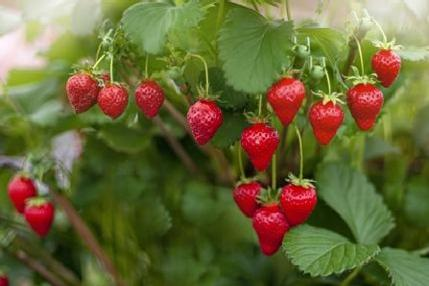
#> input picture Segmenting_Based_on_Color/images/strawberryPlant.jpg, 429 x 286 px
$ jupyter execute Example_1.ipynb
#> lines starting #> are read from the running program, lines starting #| are printed output that depends on the picture; after the words box and inside, x2 and y2 are one past the last pixel; in counts of white or black regions, pixels touching at a corner belong together
# Segmenting Ripe Strawberries by Thresholding the Red and Green Color Planes

[cell 1]
import cv2
import matplotlib.pyplot as plt

[cell 2]
strawberry = cv2.imread("./images/strawberryPlant.jpg")
#> strawberry is the input picture: shape (286, 429, 3); mean B, G, R 55.7, 104.3, 105.7
strawberry = cv2.cvtColor(strawberry, cv2.COLOR_BGR2RGB)
red, green, blue = cv2.split(strawberry)
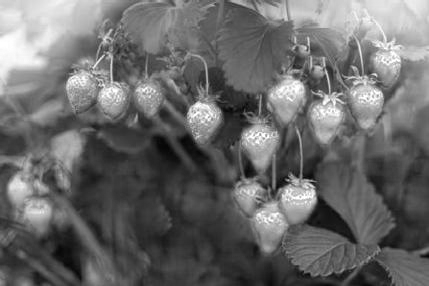
#> red: shape (286, 429); min 5, max 255, mean 105.7
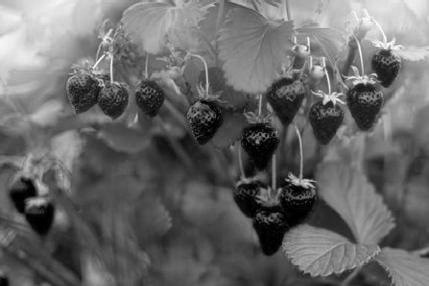
#> green: shape (286, 429); min 0, max 255, mean 104.3
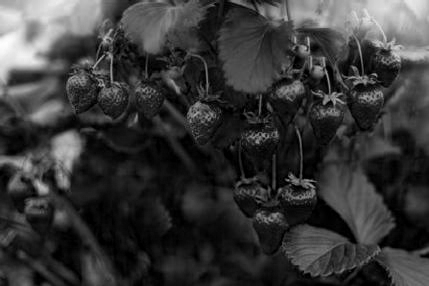
#> blue: shape (286, 429); min 0, max 254, mean 55.7

plt.imshow(strawberry)
plt.axis("off")
plt.show()

Extract individual color planes by cv2.split().

[cell 3]
red, green, blue = cv2.split(strawberry)

fig, axs = plt.subplots(1, 3, figsize=(15, 15))
axs[0].imshow(red, cmap='gray')
axs[0].axis('off')
axs[0].set_title('red plane')
axs[1].imshow(green, cmap='gray')
axs[1].axis('off')
axs[1].set_title('green plane')
axs[2].imshow(blue, cmap='gray')
axs[2].axis('off')
axs[2].set_title('blue plane')
plt.show()
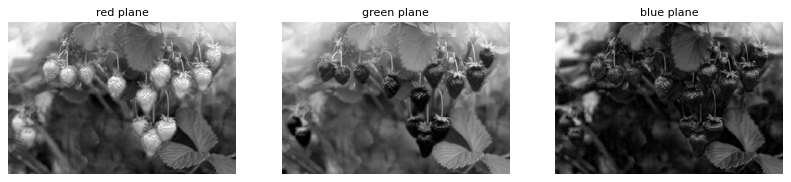
#> figure drawn by matplotlib, 3 panels

The strawberries are red, so we will try segmentation using the red color plane. By itself, the red color plane is a grayscale image.
One way to segment a grayscale image is to binarize it.

[cell 4]
_, red_binary = cv2.threshold(red, 127, 255, cv2.THRESH_OTSU) # https://en.wikipedia.org/wiki/Otsu%27s_method
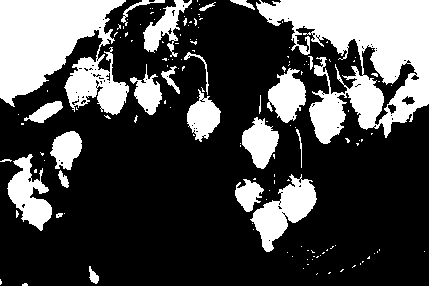
#> red_binary: shape (286, 429); 28.7% white; 146 white regions (122 under 20 px), largest, box (x1, y1, x2, y2) and area: (256, 0, 429, 144) 12761, (0, 0, 129, 115) 9871, (250, 174, 317, 252) 2293

plt.imshow(red_binary, cmap='gray')
plt.axis('off')
plt.title('red_binary')
plt.show()

The segmentation using cv2.threshold() included too many pixels. We can try setting a global threshold manually with a relational operator.

[cell 5]
red_binary = red > 150
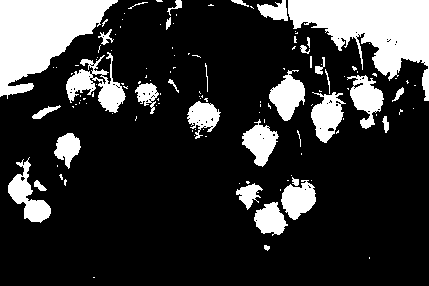
#> red_binary: shape (286, 429) bool; 20.6% white; 129 white regions (95 under 20 px), largest, box (x1, y1, x2, y2) and area: (288, 0, 429, 101) 6842, (0, 0, 118, 99) 6385, (66, 52, 126, 113) 1455
plt.imshow(red_binary, cmap='gray')
plt.axis('off')
plt.title('red_binary')
plt.show()

The corners have high intensities for all of the color planes since they are bright. So, they will be hard to exclude using the red color plane.
Since red and green are the dominant colors in this image, another way to identify the strawberries is to look for pixels without much green.

[cell 6]
green_binary = green < 50
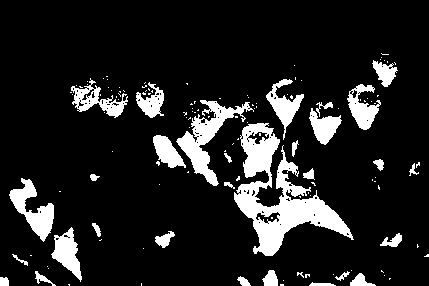
#> green_binary: shape (286, 429) bool; 12.9% white; 133 white regions (103 under 20 px), largest, box (x1, y1, x2, y2) and area: (234, 123, 354, 256) 5468, (176, 100, 254, 186) 1885, (9, 178, 54, 242) 1173
plt.imshow(green_binary, cmap='gray')
plt.axis('off')
plt.title('green_binary')
plt.show()

$ run again, with Segmenting_Based_on_Color/images/orangeTree.jpg copied over Segmenting_Based_on_Color/images/strawberryPlant.jpg
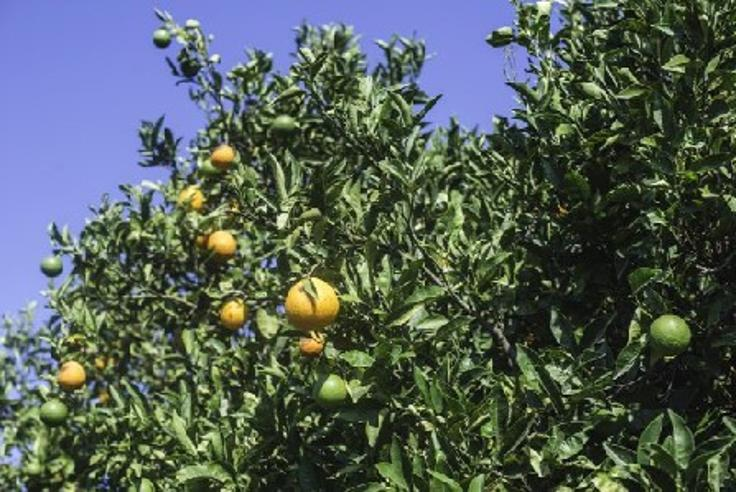
#> input picture Segmenting_Based_on_Color/images/orangeTree.jpg, 736 x 492 px
#> strawberry is the input picture: shape (492, 736, 3); mean B, G, R 88.2, 94.2, 82.6
#> `_, red_binary = cv2.threshold(red, 127, 255, cv2.THRESH_OTSU)`:
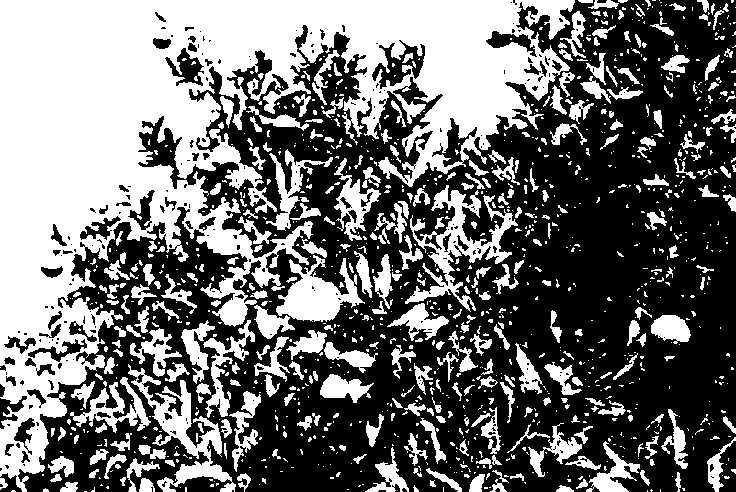
#> red_binary: shape (492, 736); 43.8% white; 1204 white regions (864 under 20 px), largest, box (x1, y1, x2, y2) and area: (0, 0, 575, 492) 99552, (405, 185, 518, 312) 3792, (128, 364, 236, 492) 3474
#> `green_binary = green < 50`:
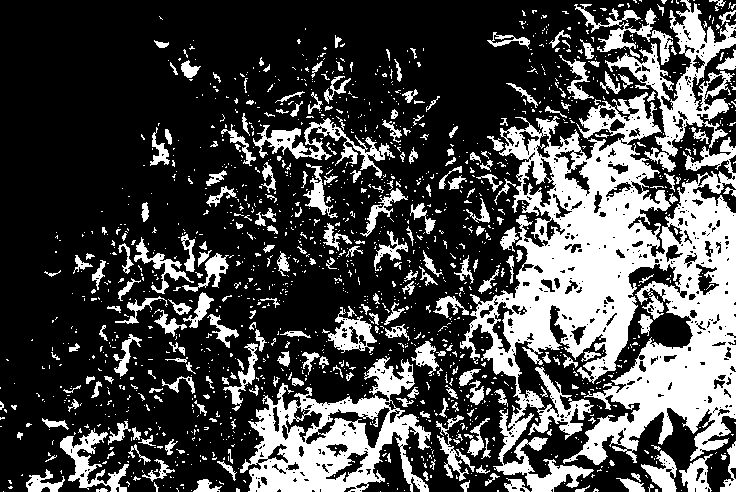
#> green_binary: shape (492, 736) bool; 28.8% white; 1522 white regions (1261 under 20 px), largest, box (x1, y1, x2, y2) and area: (460, 92, 736, 492) 50807, (240, 356, 431, 492) 11263, (605, 0, 736, 172) 5904

$ run again, with Segmenting_Based_on_Color/images/solarFlare.jpg copied over Segmenting_Based_on_Color/images/strawberryPlant.jpg
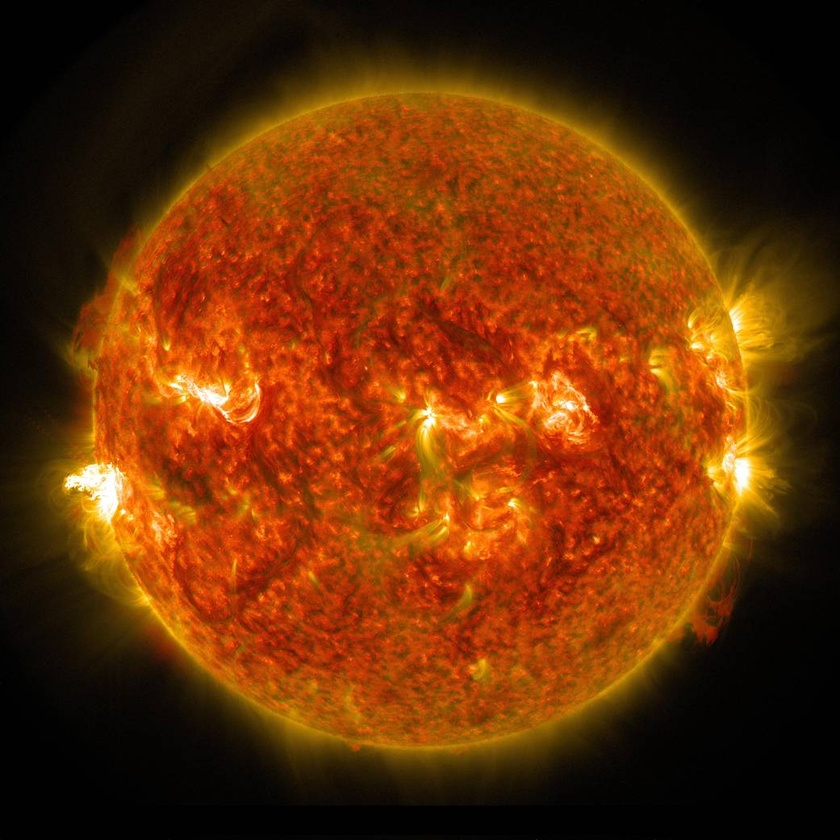
#> input picture Segmenting_Based_on_Color/images/solarFlare.jpg, 840 x 840 px, shrunk from 1041 x 1041 before the run
#> strawberry is the input picture: shape (840, 840, 3); mean B, G, R 6.8, 47.5, 105
#> `_, red_binary = cv2.threshold(red, 127, 255, cv2.THRESH_OTSU)`:
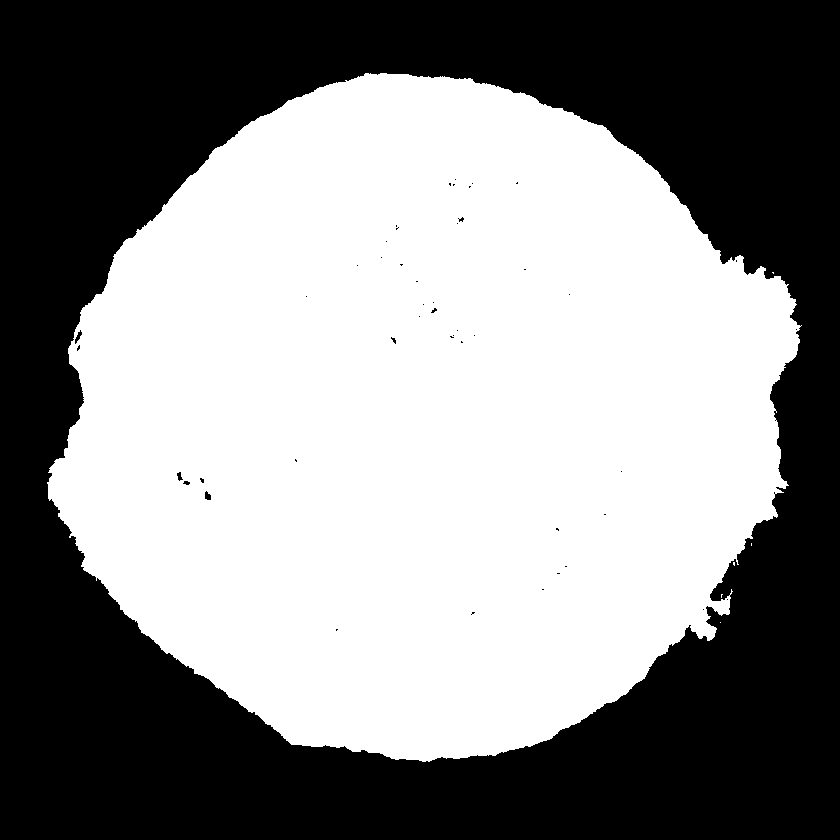
#> red_binary: shape (840, 840); 53.9% white; 48 black regions (43 under 20 px), largest, box (x1, y1, x2, y2) and area: (0, 0, 840, 840) 324908, (75, 330, 82, 344) 41, (205, 491, 211, 500) 40, (177, 472, 183, 481) 31, (183, 481, 190, 485) 20
#> `green_binary = green < 50`:
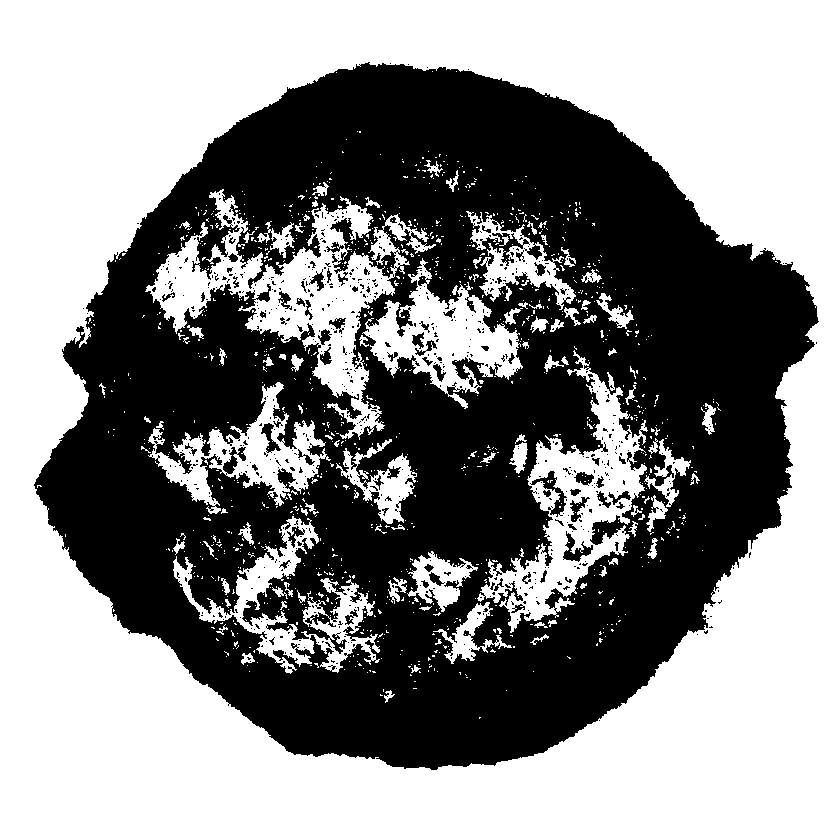
#> green_binary: shape (840, 840) bool; 54.8% white; 708 black regions (637 under 20 px), largest, box (x1, y1, x2, y2) and area: (34, 62, 819, 770) 311896, (530, 471, 567, 517) 429, (563, 531, 593, 562) 349
